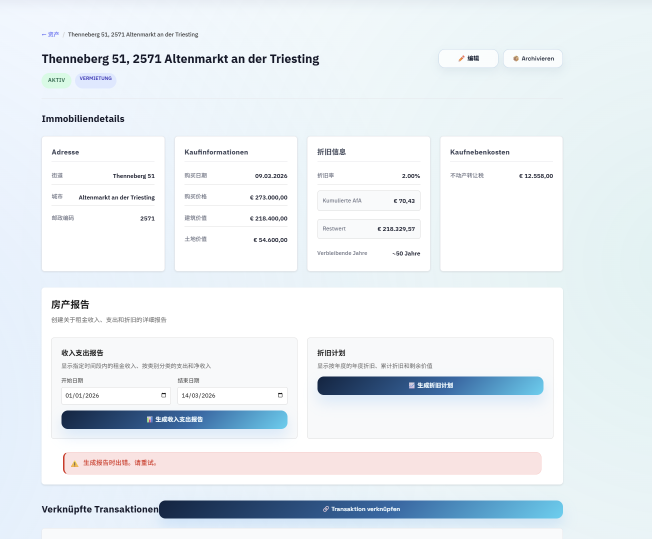
#> input picture .kiro/specs/account-cancellation/image.png, 1304 x 1077 px (shown at 1/2 size)
$ python -i image_preprocessor.py   (imports and definitions only)   (older library calls are emulated)
#> lines starting #> are read from the running program, lines starting #| are printed output that depends on the picture; after the words box and inside, x2 and y2 are one past the last pixel; in counts of white or black regions, pixels touching at a corner belong together
#> in preprocess_from_pil, image is the input picture: shape (1077, 1304, 3); mean B, G, R 242.8, 238.1, 232
"""Image preprocessing for OCR optimization"""
import cv2
import numpy as np
from typing import Tuple, Optional
from PIL import Image
import io

from app.core.ocr_config import OCRConfig


class ImagePreprocessor:
    """Preprocess images to improve OCR accuracy"""

    def __init__(self):
        self.config = OCRConfig()

    def preprocess(self, image: np.ndarray) -> np.ndarray:
        """
        Apply full preprocessing pipeline to image

        Args:
            image: Input image as numpy array (BGR format from OpenCV)

        Returns:
            Preprocessed image ready for OCR
        """
        # 1. Resize to optimal size
        image = self.resize_image(image)

        # 2. Convert to grayscale
        if len(image.shape) == 3:
            image = cv2.cvtColor(image, cv2.COLOR_BGR2GRAY)
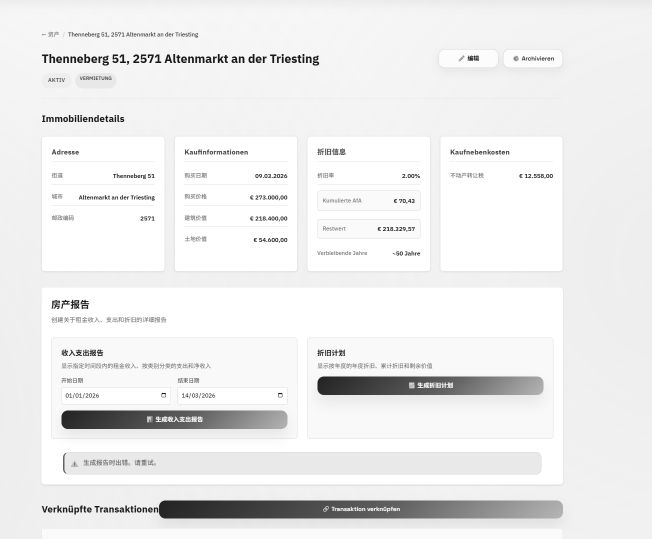
#> image: shape (1077, 1304) (shown at 1/2 size); min 0, max 255, mean 236.8

        # 3. Deskew image
        image = self.deskew(image)

        # 4. Remove noise
        image = self.remove_noise(image)

        # 5. Enhance contrast and brightness
        image = self.enhance_contrast(image)

        return image

    def resize_image(self, image: np.ndarray) -> np.ndarray:
        """
        Resize image to optimal size for OCR

        Args:
            image: Input image

        Returns:
            Resized image
        """
        height, width = image.shape[:2]
        max_width = self.config.IMAGE_MAX_WIDTH
        max_height = self.config.IMAGE_MAX_HEIGHT

        # Calculate scaling factor
        if width > max_width or height > max_height:
            scale = min(max_width / width, max_height / height)
            new_width = int(width * scale)
            new_height = int(height * scale)

            # Use INTER_AREA for downscaling (better quality)
            image = cv2.resize(image, (new_width, new_height), interpolation=cv2.INTER_AREA)

        # Upscale if image is too small (< 1000px width)
        elif width < 1000:
            scale = 1000 / width
            new_width = int(width * scale)
            new_height = int(height * scale)

            # Use INTER_CUBIC for upscaling (better quality)
            image = cv2.resize(image, (new_width, new_height), interpolation=cv2.INTER_CUBIC)

        return image

    def enhance_contrast(self, image: np.ndarray) -> np.ndarray:
        """
        Enhance contrast and brightness using adaptive histogram equalization

        Args:
            image: Grayscale input image

        Returns:
            Enhanced image
        """
        # Apply CLAHE (Contrast Limited Adaptive Histogram Equalization)
        clahe = cv2.createCLAHE(clipLimit=2.0, tileGridSize=(8, 8))
        enhanced = clahe.apply(image)

        return enhanced

    def deskew(self, image: np.ndarray) -> np.ndarray:
        """
        Deskew image by detecting and correcting rotation angle

        Args:
            image: Grayscale input image

        Returns:
            Deskewed image
        """
        # Detect edges
        edges = cv2.Canny(image, 50, 150, apertureSize=3)
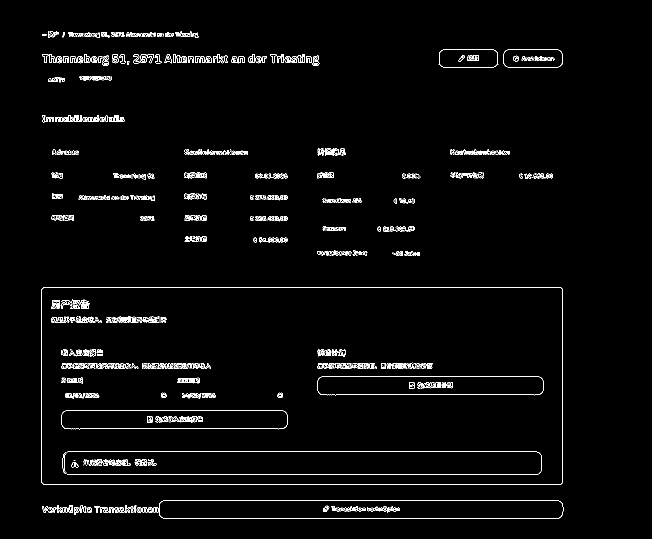
#> edges: shape (1077, 1304) (shown at 1/2 size); 2.2% white in thin lines or dots, all inside (x1, y1, x2, y2) = (83, 63, 1127, 1038)

        # Detect lines using Hough transform
        lines = cv2.HoughLines(edges, 1, np.pi / 180, 200)
#> lines = 27 rows, first 8: [575, 1.57], [968, 1.57], [903, 1.57], [949, 1.57], [1036, 1.57], [1000, 1.57], [789, 1.57], [857, 1.57]

        if lines is None:
            return image

        # Calculate average angle
        angles = []
        for line in lines:
            rho, theta = line[0]
            angle = np.degrees(theta) - 90
            # Filter out vertical lines
            if abs(angle) < 45:
                angles.append(angle)
#> this loop made 27 passes
#> (rho, theta, angle) on passes 1 to 12: (575, 1.57, 0), (968, 1.57, 0), (903, 1.57, 0), (949, 1.57, 0), (1036, 1.57, 0), (1000, 1.57, 0), (789, 1.57, 0), (857, 1.57, 0), (752, 1.57, 0), (820, 1.57, 0), (1125, 0, -90), (83, 0, -90)
#> after the loop, angles = 25 values, max 1 at index 18, min 0 at index 0, mean 0.04

        if not angles:
            return image

        # Calculate median angle
        median_angle = np.median(angles)
#> median_angle = 0

        # Only deskew if angle is significant (> 0.5 degrees)
        if abs(median_angle) > 0.5:
            # Rotate image
            height, width = image.shape[:2]
            center = (width // 2, height // 2)
            rotation_matrix = cv2.getRotationMatrix2D(center, median_angle, 1.0)
            image = cv2.warpAffine(
                image,
                rotation_matrix,
                (width, height),
                flags=cv2.INTER_CUBIC,
                borderMode=cv2.BORDER_REPLICATE,
            )

        return image

    def remove_noise(self, image: np.ndarray) -> np.ndarray:
        """
        Remove noise from image using morphological operations

        Args:
            image: Grayscale input image

        Returns:
            Denoised image
        """
        # Apply bilateral filter to reduce noise while preserving edges
        denoised = cv2.bilateralFilter(image, 9, 75, 75)

        # Apply morphological opening to remove small noise
        kernel = np.ones((2, 2), np.uint8)
        denoised = cv2.morphologyEx(denoised, cv2.MORPH_OPEN, kernel)
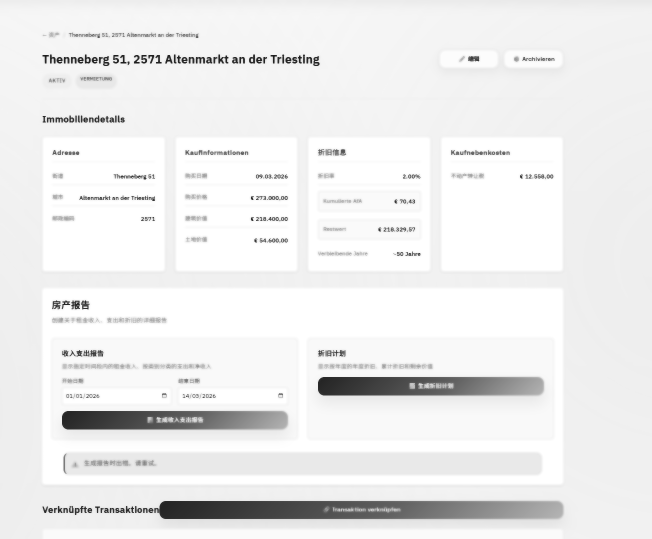
#> denoised: shape (1077, 1304) (shown at 1/2 size); min 27, max 255, mean 236.8

        return denoised

    # [43 lines left out: functions binarize, preprocess_from_bytes, not called in this run]

    def preprocess_from_pil(self, pil_image: Image.Image) -> np.ndarray:
        """
        Preprocess PIL Image

        Args:
            pil_image: PIL Image object

        Returns:
            Preprocessed image
        """
        # Convert PIL to OpenCV format
        image = cv2.cvtColor(np.array(pil_image), cv2.COLOR_RGB2BGR)
        return self.preprocess(image)
#> in enhance_contrast, `enhanced = clahe.apply(image)`:
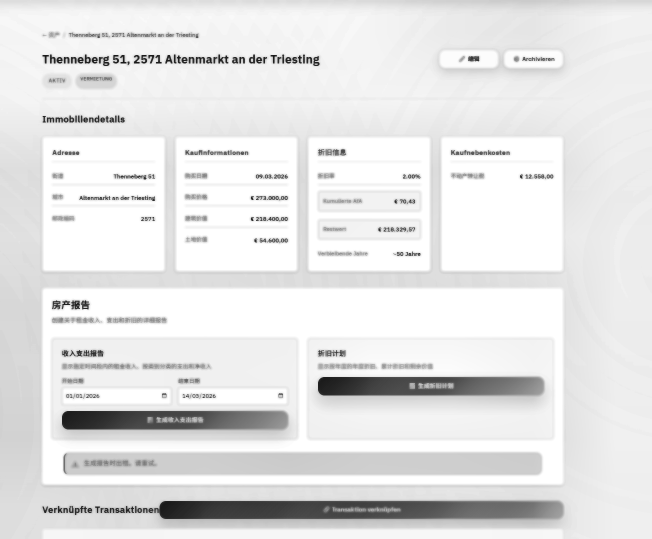
#> enhanced: shape (1077, 1304) (shown at 1/2 size); min 22, max 255, mean 228.8

    # [65 lines left out: functions get_image_quality_score, suggest_improvements, not called in this run]

>>> import cv2
>>> picture = cv2.cvtColor(cv2.imread('../../../.kiro/specs/account-cancellation/image.png'), cv2.COLOR_BGR2RGB)
>>> result = ImagePreprocessor().preprocess_from_pil(picture)
